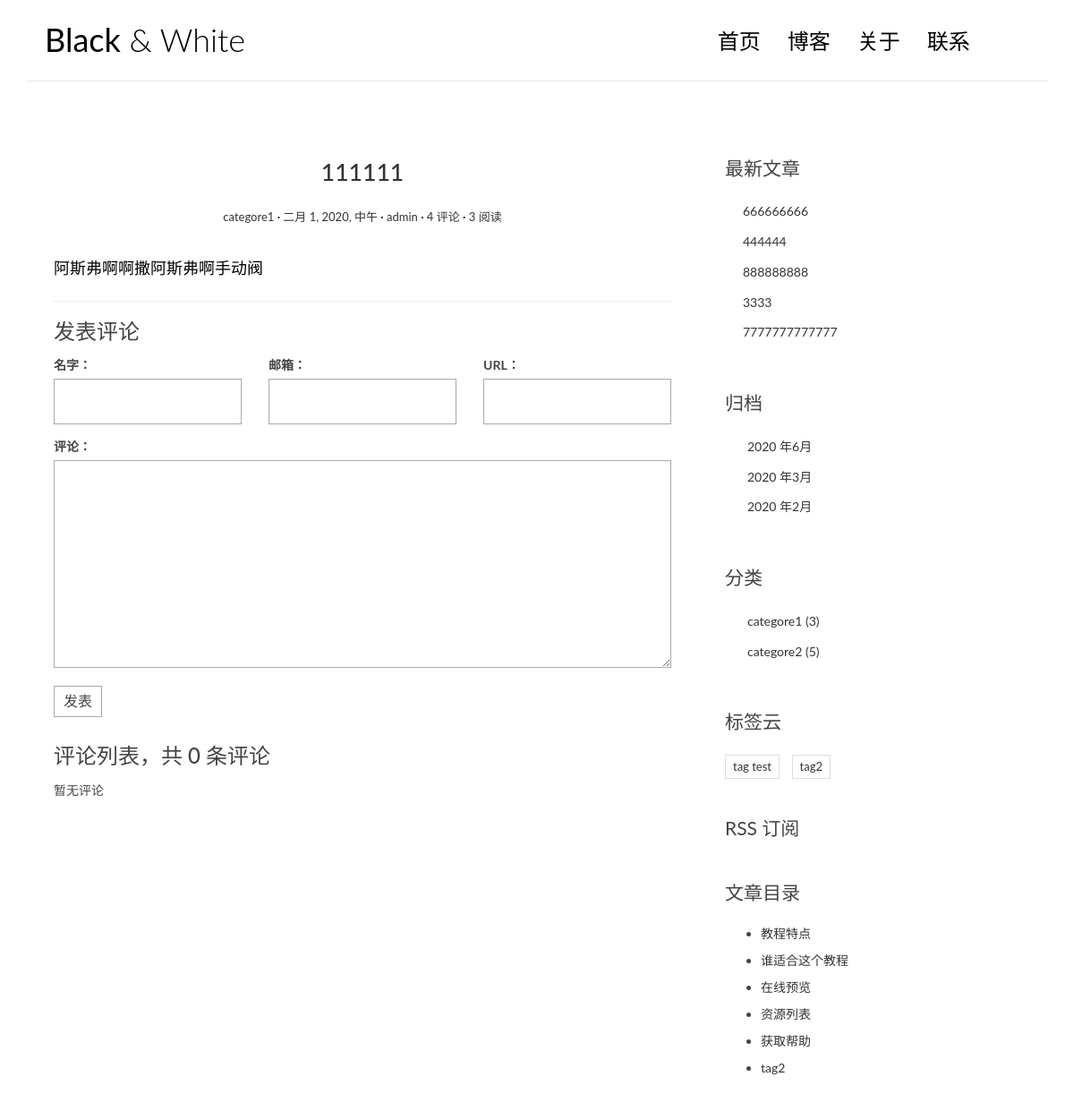
The app's page /post/2/ with its own data.
### blog/models.py (models this page shows, shortened)
@python_2_unicode_compatible
class Post(models.Model):
    title = models.CharField(max_length=70)
    views = models.PositiveIntegerField(default=0)
    def increase_views(self):
        self.views += 1
        self.save(update_fields=['views'])
    def get_absolute_url(self):
        return reverse('blog:detail', kwargs={'pk': self.pk})
    class Meta:
        ordering = ['-created_time', 'title']
    body = models.TextField()
    created_time = models.DateTimeField()
    modified_time = models.DateTimeField()
    excerpt = models.CharField(max_length=200, blank=True)
    def save(self, *args, **kwargs):
        if not self.excerpt:
            md = markdown.Markdown(extensions=[
                'markdown.extensions.extra',
                'markdown.extensions.codehilite',
            ])
            self.excerpt = strip_tags(md.convert(self.body))[:54]
        super(Post, self).save(*args, **kwargs)
    category = models.ForeignKey(Category, on_delete=models.CASCADE)
    tags = models.ManyToManyField(Tag, blank=True)
    author = models.ForeignKey(User, on_delete=models.CASCADE)

@python_2_unicode_compatible
class Category(models.Model):
    name = models.CharField(max_length=50)

@python_2_unicode_compatible
class Tag(models.Model):
    name = models.CharField(max_length=50)

### blog/views.py (the view)
# urls.py: url(r'^post/(?P<pk>[0-9]+)/$', views.detailView.as_view(), name='detail'),
class detailView(DetailView):
    model = Post
    template_name = 'blog/detail.html'
    context_object_name = 'post'
    def get(self, request, *args, **kwargs):
        response = super(detailView, self).get(request, *args, **kwargs)
        self.object.increase_views()
        return response
    def get_object(self, queryset=None):
        post = super(detailView, self).get_object(queryset=None)
        post_body = markdown.markdown(post.body, extensions=[
            'markdown.extensions.extra',
            'markdown.extensions.codehilite',
            'markdown.extensions.toc',
        ])
        return post
    def get_context_data(self, **kwargs):
        context = super(detailView, self).get_context_data(**kwargs)
        form = CommentForm()
        comment_list = self.object.comment_set.all()
        context.update({
            "form": form,
            "comment_list": comment_list
        })
        return context

### comments/forms.py
class CommentForm(forms.ModelForm):
    class Meta:
        model = Comment
        fields = ['name', 'email', 'url', 'text']

### blog/templatetags/blog_tags.py (called while the page is built)
@register.simple_tag
def get_recent_posts(num=5):
    return Post.objects.all().order_by('-created_time')[:num]

@register.simple_tag
def archives():
    return Post.objects.dates('created_time', 'month', order='DESC')

@register.simple_tag
def get_categories():
    return Category.objects.annotate(num_posts=Count('post')).filter(num_posts__gt=0)

@register.simple_tag
def get_tags():
    return Tag.objects.annotate(num_posts=Count('post')).filter(num_posts__gt=0)

### templates/blog/detail.html (shortened to what this page needs)
{% extends 'base.html' %}
{% block main %}
<article class="post post-{{post.pk}}">
            <header class="entry-header">
                <h1 class="entry-title">
                    <a href="{{post.get_absolute_url}}">{{post.title}}</a>
                </h1>
                <div class="entry-meta">
                    <span class="post-category"><a href="#">{{ post.category.name }}</a></span>
                    <span class="post-date"><a href="#"><time class="entry-date"
                                                                datetime="{{ post.created_time }}">{{ post.created_time }}</time></a></span>
                    <span class="post-author"><a href="#">{{ post.author }}</a></span>
                    <span class="comments-link"><a href="#">4 评论</a></span>
                    <span class="views-count"><a href="#">{{ post.views }} 阅读</a></span>
                </div>
            </header>
            <div class="entry-content clearfix">
                {{post.body|safe}}
            </div>
        </article>
        <section class="comment-area" id="comment-area">
                    <hr>
                    <h3>发表评论</h3>
                   <form action="{% url 'comments:comment' post.pk %}" method="post" class="comment-form">
                    <div class="row">
                        <div class="col-md-4">
                        <label for="{{ form.name.id_for_label }}">名字：</label>
                        {{ form.name }}
                        </div>
                        <div class="col-md-4">
                        <label for="{{ form.email.id_for_label }}">邮箱：</label>
                        {{ form.email }}
                        </div>
                        <div class="col-md-4">
                        <label for="{{ form.url.id_for_label }}">URL：</label>
                        {{ form.url }}
                        </div>
                        <div class="col-md-12">
                        <label for="{{ form.text.id_for_label }}">评论：</label>
                        {{ form.text }}
                        <button type="submit" class="comment-btn">发表</button>
                        </div>
                    </div>
                    </form>
                    <div class="comment-list-panel">
                        <h3>评论列表，共 <span>{{post.comment_set.count}}</span> 条评论</h3>
                        <ul class="comment-list list-unstyled">
                            {% for comment in comment_list %}
                            <li class="comment-item">
                                <span class="nickname">{{ comment.name }}</span>
                                <time class="submit-date">{{ comment.created_time }}</time>
                                <div class="text">
                                {{ comment.text }}
                                </div>
                            </li>
                            {% empty %}
                            暂无评论
                            {% endfor %}
                        </ul>
                    </div>
                </section>
{% endblock main %}
{% block toc %}
    <div class="widget widget-content">
        <h3 class="widget-title">文章目录</h3>
        <ul>
            <li>
                <a href="#">教程特点</a>
            </li>
            <li>
                <a href="#">谁适合这个教程</a>
            </li>
            <li>
                <a href="#">在线预览</a>
            </li>
            <li>
                <a href="#">资源列表</a>
            </li>
            <li>
                <a href="#">获取帮助</a>
            </li>
        </ul>
    </div>
    <ul>
        {% for tag in post.tags.all %}
            <li>
                <a href="#">{{ tag.name }}</a>
            </li>
        {% endfor %}
        </ul>
{% endblock toc %}

### templates/base.html (shortened to what this page needs)
{% load static  %}
{% load blog_tags %}
<!DOCTYPE html>
<html>
<head>
    <link rel="stylesheet" href="{% static 'blog/css/bootstrap.min.css' %}">
    <link rel="stylesheet" href="http://code.ionicframework.com/ionicons/2.0.1/css/ionicons.min.css">
    <link rel="stylesheet" href="{% static 'blog/css/pace.css' %}">
    <link rel="stylesheet" href="{% static 'blog/css/custom.css' %}">
    <link rel="stylesheet" href="{% static 'blog/css/highlights/github.css' %}">
</head>
<body>
<div class="container">
    <header id="site-header">
        <div class="row">
            <div class="col-md-4 col-sm-5 col-xs-8">
                <div class="logo">
                    <h1><a href="{% url 'blog:index' %}"><b>Black</b> &amp; White</a></h1>
                </div>
            </div>
            <div class="col-md-8 col-sm-7 col-xs-4">
                <nav class="main-nav" role="navigation">
                    <div class="collapse navbar-collapse" id="bs-example-navbar-collapse-1">
                        <ul class="nav navbar-nav navbar-right">
                            <li class="cl-effect-11"><a href="{% url 'blog:index' %}" data-hover="首页">首页</a></li>
                            <li class="cl-effect-11"><a href="full-width.html" data-hover="博客">博客</a></li>
                            <li class="cl-effect-11"><a href="about.html" data-hover="关于">关于</a></li>
                            <li class="cl-effect-11"><a href="contact.html" data-hover="联系">联系</a></li>
                        </ul>
                    </div>
                </nav>
            </div>
        </div>
    </header>
</div>
<div class="content-body">
    <div class="container">
        <div class="row">
            <main class="col-md-8">
{% block main %}
{% endblock main %}
            </main>
            <aside class="col-md-4">
            <div class="widget widget-recent-posts">
                    <h3 class="widget-title">最新文章</h3>
                    {% get_recent_posts as recent_post_list %}
                    <ul>
                        {% for post in recent_post_list %}
                        <li>
                            <a href="{% url 'blog:index' %}">{{post.title}}</a>
                        </li>
                        {% empty%}
                        暂无文章！
                        {% endfor %}
                    </ul>
                </div>
                 <div class="widget widget-archives">
                    <h3 class="widget-title">归档</h3>
                    {% archives as date_list %}
                    <ul>
                        {% for date in date_list %}
                        <li>
                            <a href="{% url 'blog:archives' date.year date.month %}">{{date.year}} 年{{date.month}}月</a>
                        </li>
                        {% empty%}
                        暂无归档！
                        {% endfor %}
                    </ul>
                </div>
                <div class="widget widget-category">
                    <h3 class="widget-title">分类</h3>
                    {% get_categories as categories_list %}
                    <ul>
                        {% for category  in categories_list %}
                        <li>
                            <a href="{% url 'blog:category' category.pk %}">{{category.name}} <span class="post-count">({{category.num_posts }})</span></a>
                        </li>
                        {% empty%}
                        暂无分类！
                        {% endfor %}
                    </ul>
                </div>
                <div class="widget widget-tag-cloud">
                    <h3 class="widget-title">标签云</h3>
                    {% get_tags as tags_list%}
                    <ul>
                    {% for tag in tags_list %}
                        <li>
                            <a href="{% url 'blog:tag' tag.pk%}">{{tag.name}}</a>
                        </li>
                    {% endfor %}
                    </ul>
                </div>
                <div class="rss">
                    <a href=""> RSS 订阅</a>
                </div>
               {% block toc %}
               {% endblock toc %}
            </aside>
        </div>
    </div>
</div>
</body>
</html>

### blog/static/blog/css/custom.css (style rules this page uses)
* { outline: none; }
h1, h2, h3, h4, h5, h6 { margin-top: 0; }
b { font-weight: 400; }
a { color: #333; }
body { color: #444; font-family: 'Lato', sans-serif; }
#site-header { background-color: #FFF; padding: 25px 20px; margin-bottom: 40px; border-bottom: 1px solid #e7e7e7; }
.logo h1 a { color: #000; }
.logo h1 { margin: 0; font-family: 'Lato', sans-serif; font-weight: 300; }
.main-nav { margin-top: 11px; max-width: 95%; }
.main-nav a { color: #000000 !important; padding: 0 0 5px 0 !important; margin-right: 30px; font-family: 'Lato', sans-serif; font-weight: 300; font-size: 24px; }
.cl-effect-11 a { padding: 10px 0; color: #0972b4; text-shadow: none; }
.cl-effect-11 a::before { position: absolute; top: 0; left: 0; overflow: hidden; padding: 0 0 5px 0 !important; max-width: 0; border-bottom: 1px solid #000; color: #000; content: attr(data-hover); white-space: nowrap; -webkit-transition: max-width 0.5s; -moz-transition: max-width 0.5s; transition: max-width 0.5s; }
.content-body { padding-bottom: 4em; }
.post { background: #fff; padding: 30px 30px 0; }
.entry-title { text-align: center; font-size: 1.9em; margin-bottom: 20px; line-height: 1.6; padding: 10px 20px 0; }
.entry-meta { text-align: center; color: #DDDDDD; font-size: 13px; margin-bottom: 30px; }
.entry-content { font-size: 18px; line-height: 1.9; font-weight: 300; color: #000; }
.post-category::after, .post-date::after, .post-author::after, .comments-link::after { content: ' ·'; color: #000; }
.widget { background: #fff; padding: 30px 0 0; }
.widget-title { font-size: 1.5em; margin-bottom: 20px; line-height: 1.6; padding: 10px 0 0; font-weight: 400; }
.widget-recent-posts ul { padding: 0; margin: 0; padding-left: 20px; }
.widget-recent-posts ul li { list-style-type: none; position: relative; line-height: 170%; margin-bottom: 10px; }
.widget-recent-posts ul li::before { content: '\f3d3'; font-family: "Ionicons"; position: absolute; left: -17px; top: 3px; font-size: 16px; color: #000; }
.widget-archives ul { padding: 0; margin: 0; padding-left: 25px; }
.widget-archives ul li { list-style-type: none; position: relative; line-height: 170%; margin-bottom: 10px; }
.widget-archives ul li::before { content: '\f3f3'; font-family: "Ionicons"; position: absolute; left: -25px; top: 1px; font-size: 16px; color: #000; }
.widget-category ul { padding: 0; margin: 0; padding-left: 25px; }
.widget-category ul li { list-style-type: none; position: relative; line-height: 170%; margin-bottom: 10px; }
.widget-category ul li::before { content: '\f3fe'; font-family: "Ionicons"; position: absolute; left: -25px; top: 1px; font-size: 18px; color: #000; }
.widget-tag-cloud ul { padding: 0; margin: 0; margin-right: -10px; }
.widget-tag-cloud ul li { list-style-type: none; font-size: 13px; display: inline-block; margin-right: 10px; margin-bottom: 10px; padding: 3px 8px; border: 1px solid #ddd; }
.widget-content ul li { margin-bottom: 10px; }
.rss { font-size: 21px; margin-top: 30px; }
.rss a { color: #444; }
.contact-form input, .comment-form input { border: 1px solid #aaa; margin-bottom: 15px; width: 100%; padding: 15px 15px; font-size: 16px; line-height: 100%; transition: 0.4s border-color linear; }
.contact-form textarea, .comment-form textarea { border: 1px solid #aaa; margin-bottom: 15px; width: 100%; padding: 15px 15px; font-size: 16px; line-height: 20px !important; min-height: 183px; transition: 0.4s border-color linear; }
.comment-area { padding: 0 30px 0; }
.comment-form { margin-top: 15px; }
.comment-form .comment-btn { background-color: #fff; border: 1px solid #aaa; font-size: 16px; padding: 5px 10px; }
.comment-list-panel { margin-top: 30px; }
.comment-list { margin-top: 15px; }

### records on screen
Post: title "111111", category.name "categore1", created_time "二月 1, 2020, 中午", author "admin", views "3", body "阿斯弗啊啊撒阿斯弗啊手动阀", comment_set.count "0"
Post: title "666666666"
Post: title "444444"
Post: title "888888888"
Post: title "3333"
Post: title "7777777777777"
Category: name "categore1", num_posts "3"
Category: name "categore2", num_posts "5"
Tag: name "tag test"
Tag: name "tag2"

### other values on screen
{{ date.year }} "2020" "2020" "2020"
{{ date.month }} "6" "3" "2"
